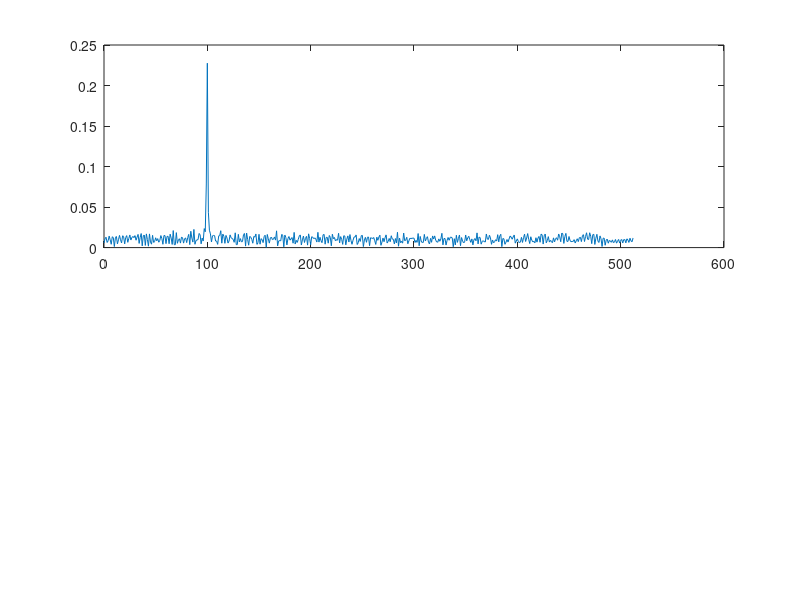

MATLAB code to generate this figure: (Note: this script raises an error after producing the figure.)
clear;
clc;
close all;

%% Radar Specifications 
%%%%%%%%%%%%%%%%%%%%%%%%%%%
% Frequency of operation = 77GHz
% Max Range = 200m
% Range Resolution = 1 m
% Max Velocity = 100 m/s
%%%%%%%%%%%%%%%%%%%%%%%%%%%

%speed of light = 3e8
c = 3e8;

%% User Defined Range and Velocity of target
% *%TODO* :
% define the target's initial position and velocity. Note : Velocity
% remains contant
R = 100;
v = -50;

%% FMCW Waveform Generation

%Operating carrier frequency of Radar 
fc = 77e9;             %carrier freq
maxRange = 200;
rangeResolution = 1;
maxVelocity = 100;

% *%TODO* :
%Design the FMCW waveform by giving the specs of each of its parameters.
% Calculate the Bandwidth (B), Chirp Time (Tchirp) and Slope (slope) of the FMCW
% chirp using the requirements above.
B = c / (2 * rangeResolution);  % aka Bsweep; formula from lesson 3.1

% https://bu.edu.eg/portal/uploads/Engineering,%20Shoubra/Electrical%20Engineering/2443/crs-14023/Files/doppler_1.pdf
% max velocity is given by maxVelocity = c / (4 * Tchirp * fc)
% so, Tchirp = c / (maxVelocity * fc * 4)
% (it would have been nice for the course to cover this...)
Tchirp = c / (maxVelocity * fc * 4);

% lesson 3.2 also suggested that Tchirp should be at least 5-6 times larger
% than 2 * maxRange/c, let's check if it is:
fprintf('Tchirp is %.02f times (2*maxRange/c)\n', Tchirp / (2 * maxRange / c));

slope = B / Tchirp;  % Lesson 2.4
                                                      
%The number of chirps in one sequence. Its ideal to have 2^ value for the ease of running the FFT
%for Doppler Estimation. 
Nd = 128;                   % #of doppler cells OR #of sent periods % number of chirps

%The number of samples on each chirp. 
Nr = 1024;                  %for length of time OR # of range cells

% Timestamp for running the displacement scenario for every sample on each
% chirp
t = linspace(0, Nd*Tchirp, Nr*Nd); %total time for samples

%Creating the vectors for Tx, Rx and Mix based on the total samples input.
Tx = zeros(1,length(t)); % transmitted signal
Rx = zeros(1,length(t)); % received signal
Mix = zeros(1,length(t)); % beat signal

%Similar vectors for range_covered and time delay.
r_t = zeros(1,length(t));
td = zeros(1,length(t));

% amplitude; the units shouldn't matter for this exercise, since we're not 
% looking at noise
A = 1;

%% Signal generation and Moving Target simulation
% Running the radar scenario over the time. 

for i=1:length(t)-1        
    %For each time stamp update the Range of the Target for constant velocity. 
    r_t(i) = R + v * t(i);
    
    %For each time sample we need update the transmitted and
    %received signal.
    
    % Note, we should actually be restarting at each chirp -- the frequency
    % shouldn't be linearly increasing through all time! However, that will
    % introduce artifacts at each chirp boundary, which this gets to
    % conveniently avoid.
    Tx(i) = A * cos(2*pi*(fc * t(i) + 1/2 * slope * t(i) * t(i)));
    
    % We're assuming that light travel is instantaneous for our purposes,
    % so that the delay is the round-trip time to the car at time t(i)
    tau = 2 * r_t(i) / c;
    Rx(i) = A * cos(2*pi*(fc * (t(i)-tau) + 1/2 * slope * (t(i)-tau) * (t(i)-tau)));
    
    %Now by mixing the Transmit and Receive generate the beat signal
    %This is done by element wise matrix multiplication of Transmit and
    %Receiver Signal
    % Note, this would work much more cleanly if we were working with
    % complex exponentials; as it is, we're introducing high-frequency 
    % noise by doing this.  (Maybe we're doing it so that we have a noise
    % level to work with?)
    Mix(i) = Tx(i) * Rx(i);
end

%% RANGE MEASUREMENT
 % *%TODO* :
%reshape the vector into Nr*Nd array. Nr and Nd here would also define the size of
%Range and Doppler FFT respectively.
% This seems to be a carry-over from the next task, we do NOT need to
% reshape here.
Mix_reshaped = reshape(Mix, [Nr,Nd]);

 % *%TODO* :
%run the FFT on the beat signal along the range bins dimension (Nr) and
%normalize.
% Not sure why we care about normalizing here, since we will want the argmax
% which doesn't care about the scale
% Note that fft(Mix,Nr) is the Fourier transform of the first chirp on its
% own
beat_fft = fft(Mix, Nr) / Nr;

 % *%TODO* :
% Take the absolute value of FFT output
beat_fft = abs(beat_fft);

 % *%TODO* :
% Output of FFT is double sided signal, but we are interested in only one side of the spectrum.
% Hence we throw out half of the samples.
beat_fft = beat_fft(1:Nr/2 + 1);

% find the range estimate as the argmax of this signal, note we need to
% shift by 1 because beat_fft starts with frequency (range) of 0!
[~, range_estimate] = max(beat_fft); range_estimate = range_estimate - 1;

%plotting the range
figure ('Name','Range from First FFT')
subplot(2,1,1);
 % *%TODO* :
 % plot FFT output
plot(0:Nr/2, beat_fft);
xline(range_estimate);
title(sprintf('Range estimate %.02f', range_estimate));
axis ([0 200 0 1]);

%% RANGE DOPPLER RESPONSE
% The 2D FFT implementation is already provided here. This will run a 2DFFT
% on the mixed signal (beat signal) output and generate a range doppler
% map. You will implement CFAR on the generated RDM

% Range Doppler Map Generation.

% The output of the 2D FFT is an image that has reponse in the range and
% doppler FFT bins. So, it is important to convert the axis from bin sizes
% to range and doppler based on their Max values.

Mix = reshape(Mix, [Nr, Nd]);

% 2D FFT using the FFT size for both dimensions.
sig_fft2 = fft2(Mix, Nr, Nd);

% Taking just one side of signal from Range dimension.
% (This wasn't explained in the course, but the reason we need to do it 
% even in the noiseless case is that our mixing introduces high-frequency
% components! If we were working with complex signals, we wouldn't need to
% filter out high frequencies just yet.)
sig_fft2 = sig_fft2(1:Nr/2, 1:Nd);
% This is REALLY confusing. What seems to be happening is that we want to
% fftshift the velocity dimension (because we want 0 at the center), and we
% can afford to fftshift the range dimension because there's enough samples
% there that even after discarding the high-frequency half, the last half 
% is unphysical (we're not detecting ranges above 200, and Nr > 200*4).
% We're declaring these to correspond to the equally-unphysical negative
% ranges, instead of zooming in on the range from 0 to 200 as in the
% previous exercise (and as in the RDM in lesson 3.5!)
sig_fft2 = fftshift(sig_fft2);

RDM = abs(sig_fft2);
RDM = 10*log10(RDM);

%use the surf function to plot the output of 2DFFT and to show axis in both
%dimensions
doppler_axis = linspace(-100,100,Nd);

% I find the definition below easier to understand, in particular it
% highlights that the steps in the range axis are of size 1 (or, well,
% almost).
% range_axis = linspace(-200,200,Nr/2) * ((Nr/2)/400);
range_axis = linspace(-Nr/4,Nr/4,Nr/2);

figure,surf(doppler_axis,range_axis,RDM);
% figure, pcolor(doppler_axis, range_axis, RDM);
% shading interp; colormap jet;
xlabel('Doppler velocity estimate');
ylabel('Range estimate');
title('Range Doppler Map; please ignore any ranges <0 or >200 as unphysical');

%% CFAR implementation

%Slide Window through the complete Range Doppler Map

% *%TODO* :
%Select the number of Training Cells in both the dimensions.
training_r = 5;
training_d = 5;

% *%TODO* :
%Select the number of Guard Cells in both dimensions around the Cell under 
%test (CUT) for accurate estimation
guard_r = 3;
guard_d = 5;

% *%TODO* :
% offset the threshold by SNR value in dB
% um, we don't have noise as such?? That said, the peak seems to be about
% 15dB above the noise, so 10dB should be a reasonable offset.
threshold_dB = 10;

% *%TODO* :
%Create a vector to store noise_level for each iteration on training cells
% why would I want it 1x1??
%noise_level = zeros(1,1);
noise_level = zeros(size(RDM));
cfar = zeros(size(RDM));

% *%TODO* :
%design a loop such that it slides the CUT across range doppler map by
%giving margins at the edges for Training and Guard Cells.
%For every iteration sum the signal level within all the training
%cells. To sum convert the value from logarithmic to linear using db2pow
%function. Average the summed values for all of the training
%cells used. After averaging convert it back to logarithimic using pow2db.
%Further add the offset to it to determine the threshold. Next, compare the
%signal under CUT with this threshold. If the CUT level > threshold assign
%it a value of 1, else equate it to 0.


   % Use RDM[x,y] as the matrix from the output of 2D FFT for implementing
   % CFAR

for r = 1 + training_r + guard_r : Nr/2 - training_r - guard_r
    for d = 1 + training_d + guard_d : Nd - training_d - guard_d
        patch = RDM(r-training_r-guard_r : r+training_r+guard_r, d-training_d-guard_d : d+training_d+guard_d);
        patch = db2pow(patch);
        % make sure not to include the central (2*guard_r+1)*(2*guard_d+1)
        % rectangle in noise measurement
        mask = true(size(patch));
        mask(1 + training_r : end-training_r, 1 + training_d : end-training_d) = false;
        noise_level(r,d) = pow2db(mean(patch(mask)));
        
        cfar(r,d) = RDM(r,d) > noise_level(r,d) + threshold_dB;
    end
end

% *%TODO* :
% The process above will generate a thresholded block, which is smaller 
%than the Range Doppler Map as the CUT cannot be located at the edges of
%matrix. Hence,few cells will not be thresholded. To keep the map size same
% set those values to 0. 

% actually, I took care of that already in the set-up.

% *%TODO* :
%display the CFAR output using the Surf function like we did for Range
%Doppler Response output.
figure,surf(doppler_axis,range_axis,cfar);
colorbar;


 
 